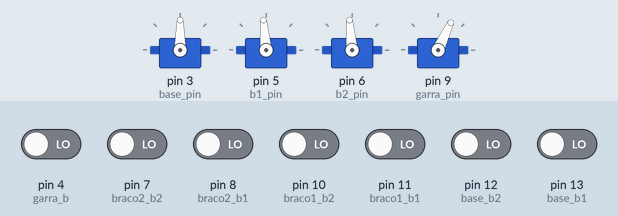
Recording of a sketch running on a simulated Arduino Uno, built with avr-gcc and run on an emulated ATmega328P. Shown: 4 × servo. The inputs (shaded band) are chosen by the test bench; at power-on: pin 4 (garra_b), pin 7 (braco2_b2), pin 8 (braco2_b1), pin 10 (braco1_b2), pin 11 (braco1_b1), pin 12 (base_b2), pin 13 (base_b1) LOW.

Above: at 1.2 s.
1.3 s: pin 4 (garra_b) driven HIGH
At 2.3 s:
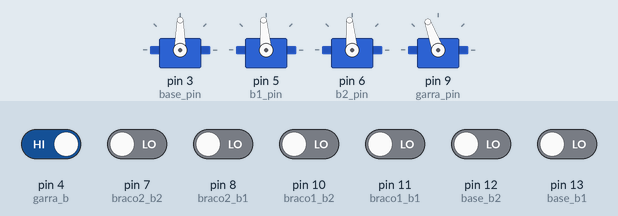
4.3 s: pin 4 (garra_b) driven LOW
At 4.6 s:
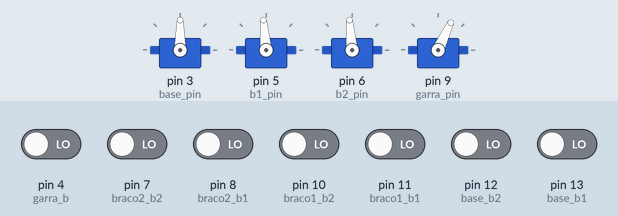
Timing chart, 0 to 7.3 s (numbered marks = the images above; inputs shaded):
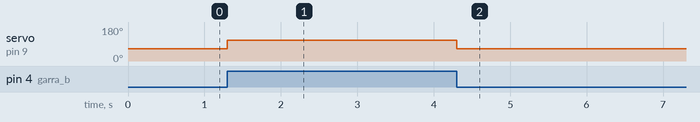

Measured:
- after the input at 1.3 s, servo on pin 9 (garra_pin): 65° → 110° at once
- after the input at 4.3 s, servo on pin 9 (garra_pin): 110° → 65° at once

The sketch:

Braco.ino
```cpp
#include <Servo.h>

// Pins dos Servos
#define base_pin 3
#define b1_pin 5
#define b2_pin 6
#define garra_pin 9

#define DELAY 30

// Pins dos botões: b1 - esquerdo ; b2 - direito
int base_b1 = 13;
int base_b2 = 12;
int braco1_b1 = 11;
int braco1_b2 = 10;
int braco2_b1 = 8;
int braco2_b2 = 7;
int garra_b = 4;

// Definição dos Servos
Servo base;
Servo braco1;
Servo braco2;
Servo garra;

int pos_base = 90;
int pos_braco1 = 95;
int pos_braco2 = 95;


void setup() {

  base.attach(base_pin);
  braco1.attach(b1_pin);
  braco2.attach(b2_pin);
  garra.attach(garra_pin);

  base.write(90);
  braco1.write(95);
  braco2.write(95);
  garra.write(80);
  Serial.begin(9600);

  pinMode(base_b1,INPUT);
  pinMode(base_b2,INPUT);
  pinMode(braco1_b1, INPUT);
  pinMode(braco1_b2, INPUT);
  pinMode(braco2_b1, INPUT);
  pinMode(braco2_b2, INPUT);
  pinMode(garra_b, INPUT);
}

void loop() {

  trataServo(base, base_b1, base_b2,&pos_base,0,170);
  trataServo(braco1, braco1_b1, braco1_b2, &pos_braco1, 90,180);
  trataServo(braco2, braco2_b1, braco2_b2, &pos_braco2, 50,180);

  if(digitalRead(garra_b))
    garra.write(110);
  else
    garra.write(65);

}


void trataServo (Servo servo, int b1, int b2, int* pos, int Vmin, int Vmax)
{

  if(*pos == Vmin)
    *pos = Vmin+5;

  if(*pos == Vmax)
    *pos = Vmax-5;

  if(digitalRead(b1)) {

    if(*pos > Vmin+1 && *pos < Vmax-1) {
      servo.write((*pos)++);
      Serial.println(*pos);
      delay(DELAY);
    }

  }

  if(digitalRead(b2)) {

     if(*pos > Vmin && *pos < Vmax) {
          servo.write((*pos)--);
          Serial.println(*pos);
          delay(DELAY);
        }
  }

}
```
